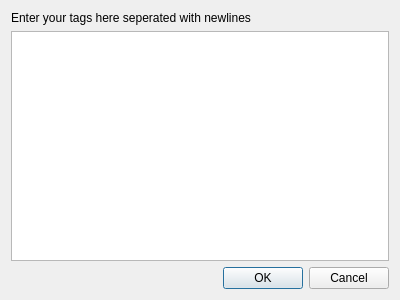
<?xml version="1.0" encoding="UTF-8"?>
<ui version="4.0">
 <class>TagEditorDialog</class>
 <widget class="QDialog" name="TagEditorDialog">
  <property name="geometry">
   <rect>
    <x>0</x>
    <y>0</y>
    <width>400</width>
    <height>300</height>
   </rect>
  </property>
  <property name="windowTitle">
   <string>Edit Tags</string>
  </property>
  <layout class="QGridLayout" name="gridLayout">
   <item row="2" column="0">
    <widget class="QDialogButtonBox" name="buttonBox">
     <property name="orientation">
      <enum>Qt::Horizontal</enum>
     </property>
     <property name="standardButtons">
      <set>QDialogButtonBox::Cancel|QDialogButtonBox::Ok</set>
     </property>
    </widget>
   </item>
   <item row="1" column="0">
    <widget class="PlainTextEdit" name="plainTextEdit"/>
   </item>
   <item row="0" column="0">
    <widget class="QLabel" name="label">
     <property name="text">
      <string>Enter your tags here seperated with newlines</string>
     </property>
    </widget>
   </item>
  </layout>
 </widget>
 <customwidgets>
  <customwidget>
   <class>PlainTextEdit</class>
   <extends>QPlainTextEdit</extends>
   <header location="global">plaintextedit.h</header>
  </customwidget>
 </customwidgets>
 <resources/>
 <connections>
  <connection>
   <sender>buttonBox</sender>
   <signal>accepted()</signal>
   <receiver>TagEditorDialog</receiver>
   <slot>accept()</slot>
   <hints>
    <hint type="sourcelabel">
     <x>248</x>
     <y>254</y>
    </hint>
    <hint type="destinationlabel">
     <x>157</x>
     <y>274</y>
    </hint>
   </hints>
  </connection>
  <connection>
   <sender>buttonBox</sender>
   <signal>rejected()</signal>
   <receiver>TagEditorDialog</receiver>
   <slot>reject()</slot>
   <hints>
    <hint type="sourcelabel">
     <x>316</x>
     <y>260</y>
    </hint>
    <hint type="destinationlabel">
     <x>286</x>
     <y>274</y>
    </hint>
   </hints>
  </connection>
 </connections>
</ui>
